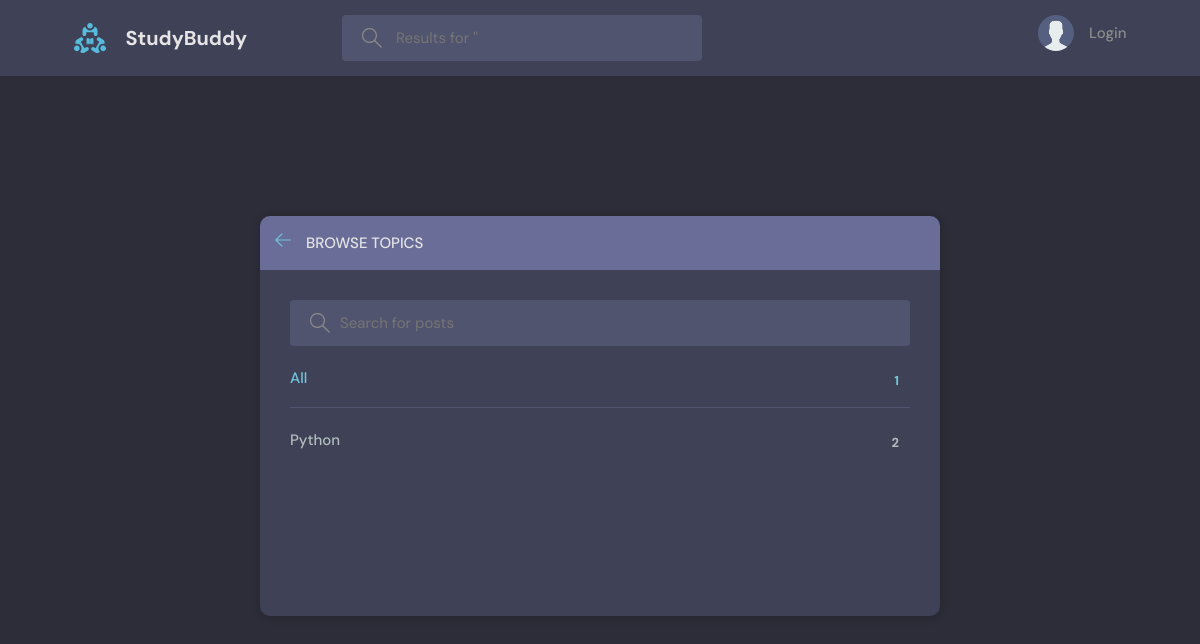
/topics/, run on an earlier commit of the app's database.
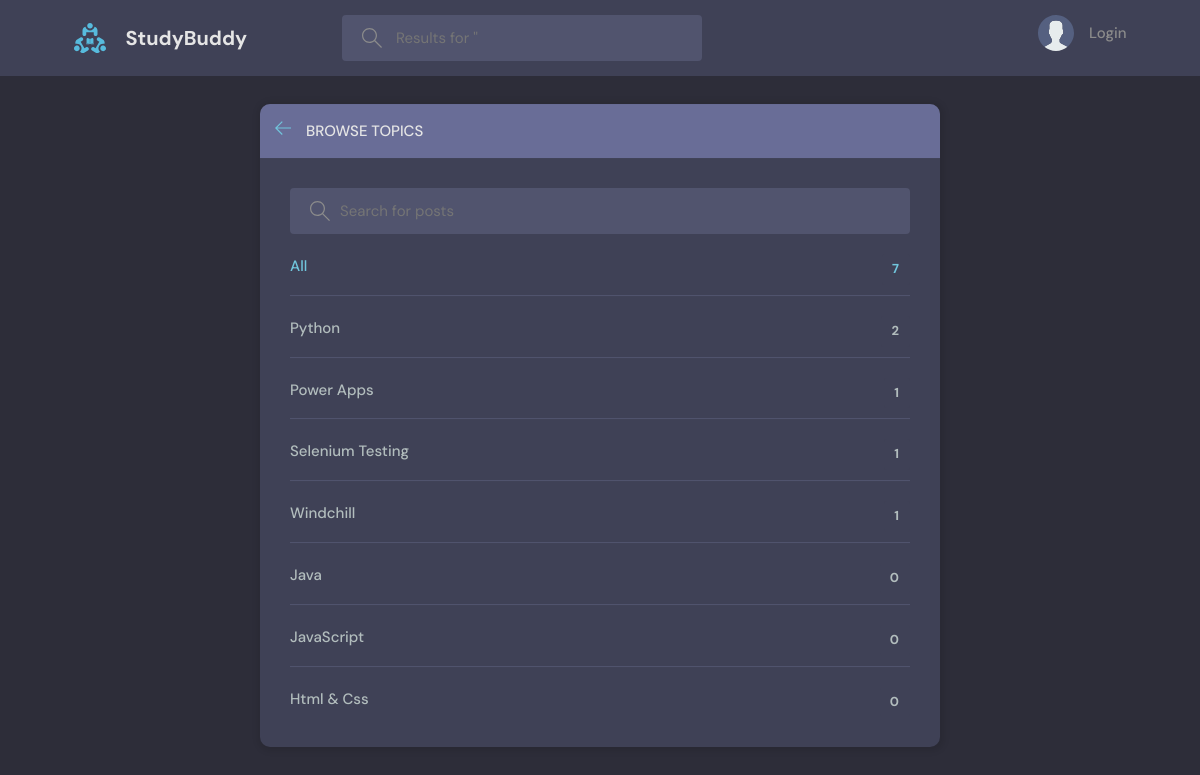
And on a later commit of the database.
### base/models.py (models this page shows, shortened)
class Topic(models.Model):
    name = models.CharField(max_length=200) # group name

### base/views.py (the view)
# urls.py: path('topics/', views.topicsPage, name='topics'),
def topicsPage(request):
    q = request.GET.get('q','')
    topics = Topic.objects.filter(
        Q(name__icontains=q)
    )
    return render(request, 'topics.html',{'topics':topics})

### base/templates/topics.html (shortened to what this page needs)
{% extends "base.html" %}
{% load static %}
{% block content_block %}
<main class="create-room layout">
  <div class="container">
    <div class="layout__box">
      <div class="layout__boxHeader">
        <div class="layout__boxTitle">
          <a href="{% url 'home' %}">
            <svg version="1.1" xmlns="http://www.w3.org/2000/svg" width="32" height="32" viewBox="0 0 32 32">
              <title>arrow-left</title>
              <path
                d="M13.723 2.286l-13.723 13.714 13.719 13.714 1.616-1.611-10.96-10.96h27.625v-2.286h-27.625l10.965-10.965-1.616-1.607z"
              ></path>
            </svg>
          </a>
          <h3>Browse Topics</h3>
        </div>
      </div>
      <div class="topics-page layout__body">
        <form class="header__search" action="" method="GET">
          <label>
            <input name='q' placeholder="Search for posts" />
          </label>
        </form>
        <ul class="topics__list">
          <li>
            <a href="{% url 'topics' %}" class="active">All <span>{{topics.count}}</span></a>
          </li>
          {% for topic in topics %}
          <li>
            <a href="{% url 'home' %}?q={{topic.name}}">{{topic.name}} <span>{{topic.room_set.all.count}}</span></a>
          </li>
          {% endfor %}
        </ul>
      </div>
    </div>
  </div>
</main>
{% endblock content_block %}

What changed in the data, as far as the page shows it:
added Topic: name "Power Apps", room_set.all.count "1"
added Topic: name "Selenium Testing", room_set.all.count "1"
added Topic: name "Windchill", room_set.all.count "1"
added Topic: name "Java", room_set.all.count "0"
added Topic: name "JavaScript", room_set.all.count "0"
added Topic: name "Html & Css", room_set.all.count "0"
Also different on the page:
{{ topics.count }}: "1" → "7"
